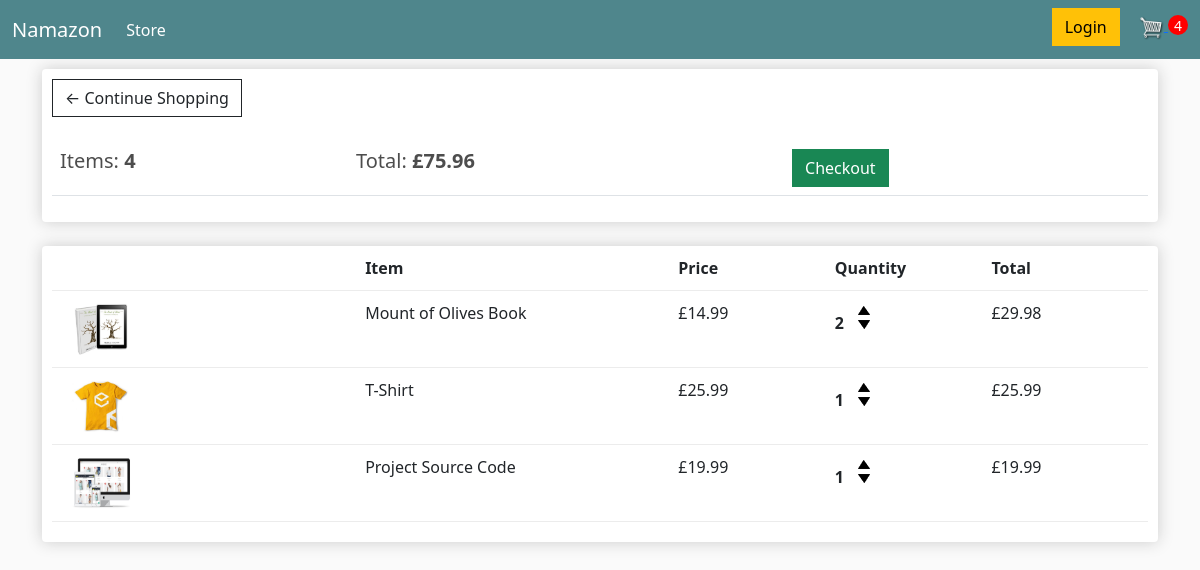
The app's page /cart/ (signed in) with its own data.
### store/models.py (models this page shows, shortened)
class Order(models.Model):
    customer = models.ForeignKey(Customer, on_delete=models.SET_NULL, blank=True, null=True)
    date_ordered = models.DateTimeField(auto_now_add=True)
    complete = models.BooleanField(default=False, null=True, blank=False)
    transaction_id = models.CharField(max_length=100, null=True)
    @property
    def get_cart_total(self):
        orderitems = self.orderitem_set.all()
        total = sum([item.get_total for item in orderitems])
        return total
    @property
    def get_cart_items(self):
        orderitems = self.orderitem_set.all()
        total = sum([item.quantity for item in orderitems])
        return total

class OrderItem(models.Model):
    product = models.ForeignKey(Product, on_delete=models.SET_NULL, blank=True, null=True)
    order = models.ForeignKey(Order, on_delete=models.SET_NULL, blank=True, null=True)
    quantity = models.IntegerField(default=0, null=True, blank=True)
    data_added = models.DateTimeField(auto_now_add=True)
    @property
    def get_total(self):
        total = self.product.price * self.quantity
        return total

class Product(models.Model):
    name = models.CharField(max_length=200, null=True)
    price = models.DecimalField(max_digits=7, decimal_places=2)
    digital = models.BooleanField(default=False, null=True, blank=False)
    image = models.ImageField(null=True, blank=True)
    @property
    def imageURL(self):
        try:
            url = self.image.url
        except:
            url = ''
        return url

### store/views.py (the view)
# urls.py: path('cart/', views.cart, name="cart"),
def cart(request):
    data = cartData(request)
    cartItems = data['cartItems']
    order = data['order']
    items = data['items']
    context = {'items': items, 'order': order, 'cartItems': cartItems}
    return render(request, 'store/cart.html', context)

### store/utils.py (called while the page is built)
def cartData(request):
    if request.user.is_authenticated:
        customer = request.user.customer
        order, created = Order.objects.get_or_create(customer=customer, complete=False)
        items = order.orderitem_set.all()
        cartItems = order.get_cart_items
    else:
        cookieData = cookieCart(request)
        cartItems = cookieData['cartItems']
        order = cookieData['order']
        items = cookieData['items']
    return {'cartItems': cartItems, 'order': order, 'items': items}

### store/templates/store/cart.html
{% extends 'store/main.html' %}
{% load static %}
{% block content %}
<div class="row">
    <div class="col-lg-12">
        <div class="box-element">
            <a class="btn btn-outline-dark" href="{% url 'store' %}">&#x2190; Continue Shopping</a>
            <br>
            <br>
            <table class="table">
                <tr>
                    <th><h5>Items: <strong>{{order.get_cart_items}}</strong></h5></th>
                    <th><h5>Total: <strong>£{{order.get_cart_total|floatformat:2}}</strong></h5></th>
                    <th>
                        <a style="float:right:margin:5px" class="btn btn-success" href="{% url 'checkout' %}">Checkout</a>
                    </th>
                </tr>
            </table>
        </div>
        <br>
        <div class="box-element">
            <div class="cart-row">
                <div style="flex:2"></div>
                <div style="flex:2"><strong>Item</strong></div>
                <div style="flex:1"><strong>Price</strong></div>
                <div style="flex:1"><strong>Quantity</strong></div>
                <div style="flex:1"><strong>Total</strong></div>
            </div>
            {% for item in items %}
            <div class="cart-row">
                <div style="flex:2"><img class="row-image" src="{{item.product.imageURL}}"></div>
                <div style="flex:2"><p>{{item.product.name}}</p></div>
                <div style="flex:1"><p>£{{item.product.price|floatformat:2}}</p></div>
                <div style="flex:1">
                    <p class="quantity">{{item.quantity}}</p>
                    <div class="quantity">
                        <img data-product={{item.product.id}} data-action="add" class="chg-quantity update-cart" src="{% static 'images/arrow-up.png' %}">
                        <img data-product={{item.product.id}} data-action="remove" class="chg-quantity update-cart" src="{% static 'images/arrow-down.png' %}">
                    </div>
                </div>
                <div style="flex:1">£{{item.get_total}}</div>
            </div>
            {% endfor %}
        </div>
    </div>
</div>
{% endblock content %}

### static/css/main.css (style rules this page uses)
body { background-color: hsl(0, 0%, 98%); }
h1,h2,h3,h4,h5,h6 { color:hsl(0, 0%, 30%); }
.box-element { box-shadow:hsl(0, 0%, 80%) 0 0 16px; background-color: #fff; border-radius: 4px; padding: 10px; }
.col-lg-4, .col-lg-6, .col-lg-8, .col-lg-12 { margin-top: 10px; }
.btn { border-radius: 0; }
.row-image { width: 100px; }
.cart-row { display: flex; align-items: flex-stretch; padding-bottom: 10px; margin-bottom: 10px; border-bottom: 1px solid #ececec; }
.quantity { display: inline-block; font-weight: 700; padding-right:10px; }
.chg-quantity { width: 12px; cursor: pointer; display: block; margin-top: 5px; transition:.1s; }

### records on screen
Order: get_cart_items "4", get_cart_total "75.96"
OrderItem: product.imageURL (picture), product.name "Mount of Olives Book", product.price "14.99", quantity "2", get_total "29.98"
OrderItem: product.imageURL (picture), product.name "T-Shirt", product.price "25.99", quantity "1", get_total "25.99"
OrderItem: product.imageURL (picture), product.name "Project Source Code", product.price "19.99", quantity "1", get_total "19.99"

### other values on screen
{{ cartItems }} "4"
